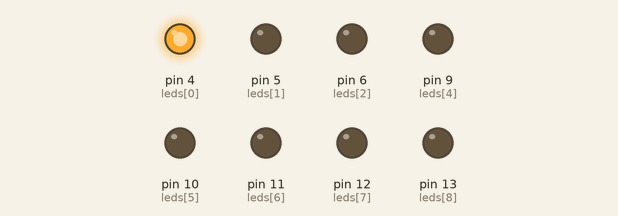
Simulated run of this sketch. Board: Arduino Uno, built with avr-gcc and run on an emulated ATmega328P. Parts: output pins drawn as LEDs (lit = HIGH).

Above: at 0.02 s.
At 0.27 s:
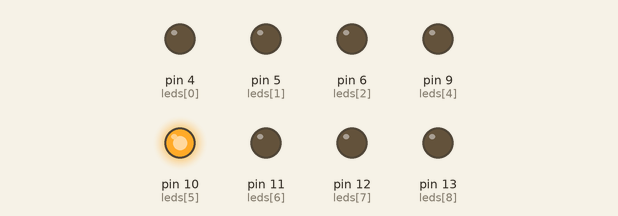
At 0.52 s:
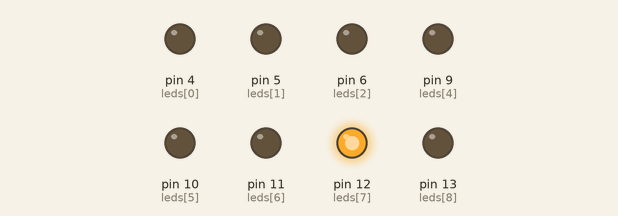
At 1.07 s:
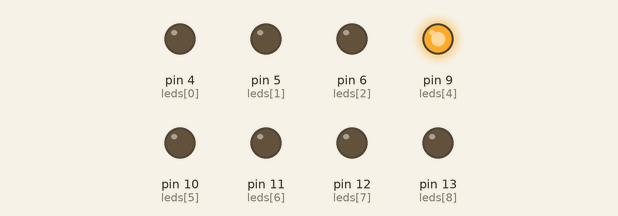
At 1.62 s:
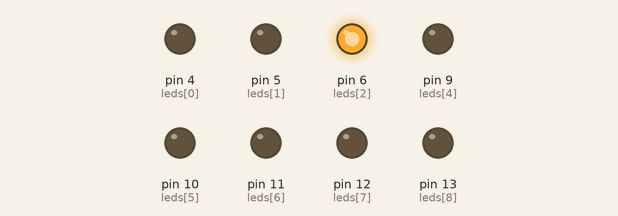
At 2.15 s:
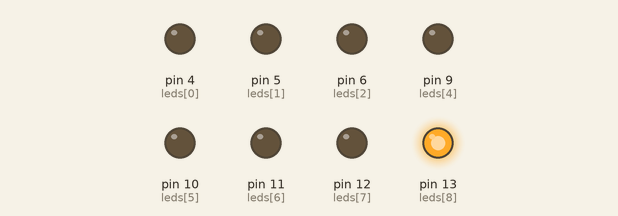
Timing chart, 0 to 3.0 s (numbered marks = the images above):
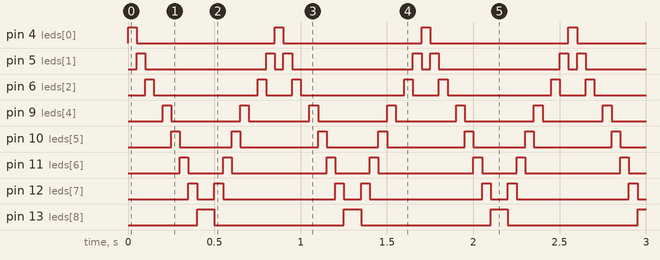

The sketch:

KitArray.ino
```cpp
int leds[]={4,5,6,78,9,10,11,12,13};      // nuestro array de leds
// leds[0], leds[9]

/* int leds2[10];
leds2[0]=4;
leds2[1]=5;
...
leds2[9]=13
 */

void setup() {

  Serial.begin(9600);

  for(int i=0;i<sizeof(leds)/sizeof(int);i++)
  { // Serial.print(i); Serial.print(","); Serial.print(leds)[i];
    pinMode(leds[i],OUTPUT);
  }
  }
void loop() {
  for(int i=0;i<sizeof(leds)/sizeof(int);i++)
  { digitalWrite(leds[i],HIGH);    delay(50);            digitalWrite(leds[i],LOW);}
{
  for(int i=sizeof(leds)/sizeof(int)-1;i>0;i--)
  { digitalWrite(leds[i],HIGH);    delay(50);            digitalWrite(leds[i],LOW);}
}
}
```

Measured:
- by itself, pin 4 (leds[0]): alternates HIGH for 0.05 s and LOW for 0.80 s
- by itself, pin 5 (leds[1]): repeats every 0.85 s: LOW 0.70 s, HIGH 0.05 s, LOW 0.05 s, HIGH 0.05 s
- by itself, pin 6 (leds[2]): repeats every 0.85 s: LOW 0.60 s, HIGH 0.05 s, LOW 0.15 s, HIGH 0.05 s
- by itself, pin 9 (leds[4]): alternates HIGH for 0.05 s and LOW for 0.40 s
- by itself, pin 10 (leds[5]): repeats every 0.85 s: LOW 0.30 s, HIGH 0.05 s, LOW 0.45 s, HIGH 0.05 s
- by itself, pin 11 (leds[6]): repeats every 0.85 s: LOW 0.20 s, HIGH 0.05 s, LOW 0.55 s, HIGH 0.05 s
- by itself, pin 12 (leds[7]): repeats every 0.85 s: LOW 0.10 s, HIGH 0.05 s, LOW 0.65 s, HIGH 0.05 s
- by itself, pin 13 (leds[8]): alternates HIGH for 0.10 s and LOW for 0.75 s
